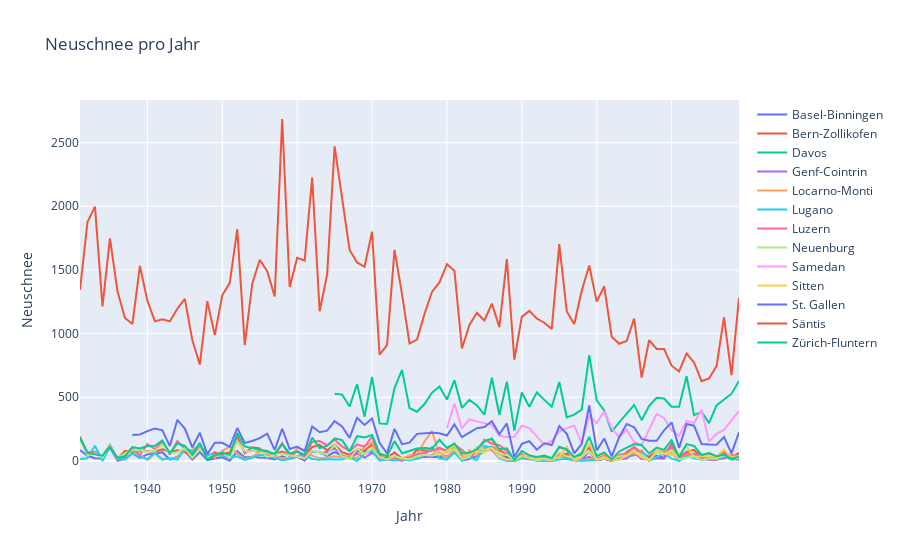

The cell this chart's notebook holds for it:
### Code cell
fig = plot(df_neuschnee)
fig.show()
